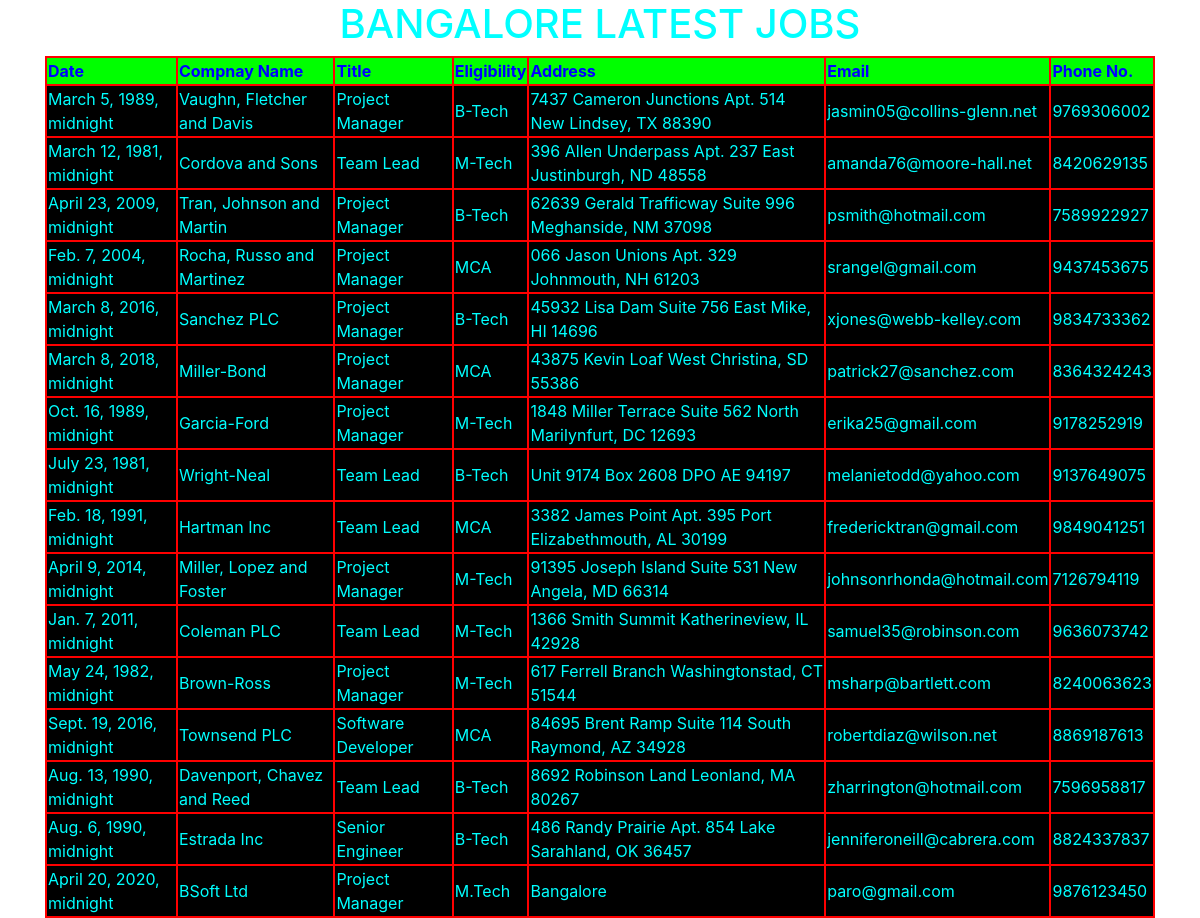
Page /bangalore_jobs/ on the committed database.
### jobApp/models.py (models this page shows)
class Bangalore_jobs(models.Model):
    date=models.DateTimeField()
    company=models.CharField(max_length=200)
    title=models.CharField(max_length=200)
    eligibility=models.CharField(max_length=200)
    address=models.CharField(max_length=256)
    email=models.EmailField()
    phnno=models.IntegerField()

### jobApp/views.py (the view)
# urls.py: path('bangalore_jobs/', views.bangalore_jobs_info),
def bangalore_jobs_info(request):
    bangalore_jobs=Bangalore_jobs.objects.all()
    return render(request,'jobApp/bangalorejobs.html',{'bangalore_jobs':bangalore_jobs})

### templates/jobApp/bangalorejobs.html
<!DOCTYPE html>
{% extends 'jobApp/base.html' %}
{% block content_block%}
  <div class="container" align='center'>
    <h1>BANGALORE LATEST JOBS</h1>
    <table >
      <thead>
        <th>Date</th>
        <th>Compnay Name</th>
        <th>Title</th>
        <th>Eligibility</th>
        <th>Address</th>
        <th>Email</th>
        <th>Phone No.</th>
      </thead>
      {% for job in bangalore_jobs%}
      <tr>
        <td>{{job.date}}</td>
          <td>{{job.company}}</td>
          <td>{{job.title}}</td>
          <td>{{job.eligibility}}</td>
          <td>{{job.address}}</td>
          <td>{{job.email}}</td>
          <td>{{job.phnno}}</td>
      </tr>
      {% endfor %}
    </table>
  </div>
{% endblock %}

### static/css/job.css (style rules this page uses)
body { background-image: url('https://images.unsplash.com/photo-1520333789090-1afc82db536a?ixlib=rb-1.2.1&ixid=eyJhcHBfaWQiOjEyMDd9&auto=format&fit=crop&w=1051&q=80'); background-repeat: no-repeat; background-size:cover; }
table { margin: auto; border: 2px solid red; color: red; background-color:#00FF00; }
td { border: 2px solid red; color:cyan; background: black; }
th { border: 2px solid red; color: blue; }
h1 { color: cyan; }

### rows in the picture
Bangalore_jobs: date "March 5, 1989, midnight", company "Vaughn, Fletcher and Davis", title "Project Manager", eligibility "B-Tech", address "7437 Cameron Junctions Apt. 514 New Lindsey, TX 88390", email "jasmin05@collins-glenn.net", phnno "9769306002"
Bangalore_jobs: date "March 12, 1981, midnight", company "Cordova and Sons", title "Team Lead", eligibility "M-Tech", address "396 Allen Underpass Apt. 237 East Justinburgh, ND 48558", email "amanda76@moore-hall.net", phnno "8420629135"
Bangalore_jobs: date "April 23, 2009, midnight", company "Tran, Johnson and Martin", title "Project Manager", eligibility "B-Tech", address "62639 Gerald Trafficway Suite 996 Meghanside, NM 37098", email "psmith@hotmail.com", phnno "7589922927"
Bangalore_jobs: date "Feb. 7, 2004, midnight", company "Rocha, Russo and Martinez", title "Project Manager", eligibility "MCA", address "066 Jason Unions Apt. 329 Johnmouth, NH 61203", email "srangel@gmail.com", phnno "9437453675"
Bangalore_jobs: date "March 8, 2016, midnight", company "Sanchez PLC", title "Project Manager", eligibility "B-Tech", address "45932 Lisa Dam Suite 756 East Mike, HI 14696", email "xjones@webb-kelley.com", phnno "9834733362"
Bangalore_jobs: date "March 8, 2018, midnight", company "Miller-Bond", title "Project Manager", eligibility "MCA", address "43875 Kevin Loaf West Christina, SD 55386", email "patrick27@sanchez.com", phnno "8364324243"
Bangalore_jobs: date "Oct. 16, 1989, midnight", company "Garcia-Ford", title "Project Manager", eligibility "M-Tech", address "1848 Miller Terrace Suite 562 North Marilynfurt, DC 12693", email "erika25@gmail.com", phnno "9178252919"
Bangalore_jobs: date "July 23, 1981, midnight", company "Wright-Neal", title "Team Lead", eligibility "B-Tech", address "Unit 9174 Box 2608 DPO AE 94197", email "melanietodd@yahoo.com", phnno "9137649075"
Bangalore_jobs: date "Feb. 18, 1991, midnight", company "Hartman Inc", title "Team Lead", eligibility "MCA", address "3382 James Point Apt. 395 Port Elizabethmouth, AL 30199", email "fredericktran@gmail.com", phnno "9849041251"
Bangalore_jobs: date "April 9, 2014, midnight", company "Miller, Lopez and Foster", title "Project Manager", eligibility "M-Tech", address "91395 Joseph Island Suite 531 New Angela, MD 66314", email "johnsonrhonda@hotmail.com", phnno "7126794119"
Bangalore_jobs: date "Jan. 7, 2011, midnight", company "Coleman PLC", title "Team Lead", eligibility "M-Tech", address "1366 Smith Summit Katherineview, IL 42928", email "samuel35@robinson.com", phnno "9636073742"
Bangalore_jobs: date "May 24, 1982, midnight", company "Brown-Ross", title "Project Manager", eligibility "M-Tech", address "617 Ferrell Branch Washingtonstad, CT 51544", email "msharp@bartlett.com", phnno "8240063623"
Bangalore_jobs: date "Sept. 19, 2016, midnight", company "Townsend PLC", title "Software Developer", eligibility "MCA", address "84695 Brent Ramp Suite 114 South Raymond, AZ 34928", email "robertdiaz@wilson.net", phnno "8869187613"
Bangalore_jobs: date "Aug. 13, 1990, midnight", company "Davenport, Chavez and Reed", title "Team Lead", eligibility "B-Tech", address "8692 Robinson Land Leonland, MA 80267", email "zharrington@hotmail.com", phnno "7596958817"
Bangalore_jobs: date "Aug. 6, 1990, midnight", company "Estrada Inc", title "Senior Engineer", eligibility "B-Tech", address "486 Randy Prairie Apt. 854 Lake Sarahland, OK 36457", email "jenniferoneill@cabrera.com", phnno "8824337837"
Bangalore_jobs: date "April 20, 2020, midnight", company "BSoft Ltd", title "Project Manager", eligibility "M.Tech", address "Bangalore", email "paro@gmail.com", phnno "9876123450"
